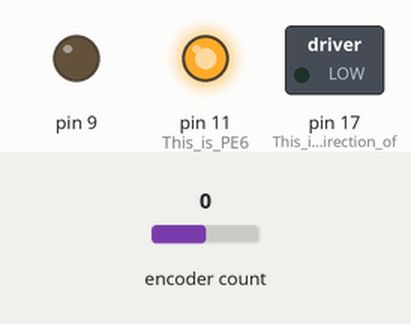
Simulated run of this sketch. Board: Arduino Uno, built with avr-gcc and run on an emulated ATmega328P. Shown: switched loads named in the sketch (green lamp = pin HIGH), output pins drawn as LEDs (lit = HIGH). The inputs (shaded band) are chosen by the test bench; at power-on: encoder count 0.

Above: at 0.2 s.
Timing chart, 0 to 1.7 s (numbered marks = the images above):
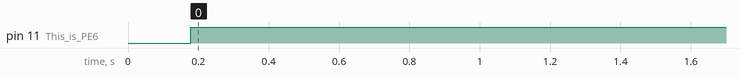

Measured:
- by itself, pin 11 (This_is_PE6): LOW → HIGH at 0.18 s

The sketch:

Motor_PID.ino
```cpp
#include <Arduino.h>
#include <Encoder.h>

#define ENCODER_PIN_A 0
#define ENCODER_PIN_B 1

#define COUNTS_PER_ROTATION (12*50)

const double kp = 5.0;
const double ki = 1.0;
const double kd = 4.0;
double target_speed = 0.1;

Encoder encoder_A(ENCODER_PIN_A, ENCODER_PIN_B);

// PWM speed (0-255)
int maxValue = 255;
int minValue = 85;
int avgValue = 170;

void setup() {
  //Encoder Pin
  pinMode(9, OUTPUT);


  //THIS IS ON MOTOR B
  //pinMode(3, OUTPUT);
  //pinMode(7, OUTPUT);

  //THIS IS MOTOR A
  pinMode(11, OUTPUT); // This is PE6
  pinMode(17, OUTPUT); // This is the Direction of the motor
  //digitalWrite(17, HIGH); This can go in the loop
}

void loop() {
  static unsigned long previous_time = micros();
  static double previous_position = 0.0;
  static double previous_ep = 0.0;
  static double pwm_control = 0.0;
  static double ei = 0.0;

  unsigned long current_time = micros();
  unsigned long dt_us = current_time - previous_time;
  double dt_s = double(dt_us) / 1000000;

  double current_position = encoder_A.read() / COUNTS_PER_ROTATION;
  double dp = current_position - previous_position;

  double current_speed = dp / dt_s;

  double ep = target_speed - current_speed;
  double ed = (ep - previous_ep) * dt_s;
  ei += (ep * dt_s);
  ei = constrain(ei, -10.0, 10.0); // Dont change will produce latency better to only make smaller

  pwm_control += (ep * kp) + (ei * ki) + (ed * kd);
  pwm_control = constrain(pwm_control, 0, 255);

  analogWrite(11, uint8_t(pwm_control));


  previous_position = current_position;
  previous_time = current_time;
  previous_ep = ep;

  //THIS IS FOR MOTOR B
  //digitalWrite(7, HIGH); //This is in the loop so conditions can be applied
  //analogWrite(3, maxValue); //This turns on the B motor (M1) and also can control the speed (Changing the value between 0-255 will change the speed)

  //analogWrite(11, avgValue); //This is on M2


}
```
